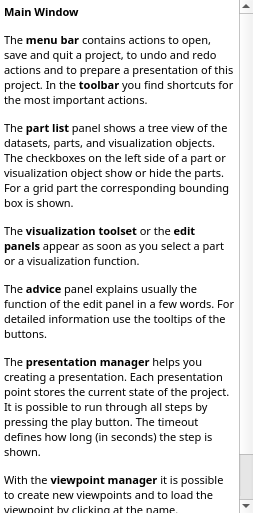
<ui version="4.0" >
 <class>MainWindowHelpBase</class>
 <widget class="QWidget" name="MainWindowHelpBase" >
  <property name="geometry" >
   <rect>
    <x>0</x>
    <y>0</y>
    <width>253</width>
    <height>513</height>
   </rect>
  </property>
  <property name="sizePolicy" >
   <sizepolicy vsizetype="Expanding" hsizetype="Preferred" >
    <horstretch>0</horstretch>
    <verstretch>0</verstretch>
   </sizepolicy>
  </property>
  <property name="baseSize" >
   <size>
    <width>200</width>
    <height>500</height>
   </size>
  </property>
  <property name="font" >
   <font>
    <family>Droid Sans</family>
    <pointsize>8</pointsize>
   </font>
  </property>
  <property name="windowTitle" >
   <string>Form2</string>
  </property>
  <layout class="QGridLayout" >
   <property name="margin" >
    <number>0</number>
   </property>
   <property name="spacing" >
    <number>0</number>
   </property>
   <item row="0" column="0" >
    <widget class="QTextBrowser" name="vrpTextBrowserInstruction" >
     <property name="sizePolicy" >
      <sizepolicy vsizetype="Expanding" hsizetype="Expanding" >
       <horstretch>0</horstretch>
       <verstretch>0</verstretch>
      </sizepolicy>
     </property>
     <property name="minimumSize" >
      <size>
       <width>0</width>
       <height>0</height>
      </size>
     </property>
     <property name="toolTip" >
      <string/>
     </property>
     <property name="frameShape" >
      <enum>QFrame::NoFrame</enum>
     </property>
     <property name="lineWidth" >
      <number>1</number>
     </property>
     <property name="autoFormatting" >
      <set>QTextEdit::AutoNone</set>
     </property>
     <property name="lineWrapMode" >
      <enum>QTextEdit::WidgetWidth</enum>
     </property>
     <property name="html" >
      <string>&lt;!DOCTYPE HTML PUBLIC "-//W3C//DTD HTML 4.0//EN" "http://www.w3.org/TR/REC-html40/strict.dtd">
&lt;html>&lt;head>&lt;meta name="qrichtext" content="1" />&lt;style type="text/css">
p, li { white-space: pre-wrap; }
&lt;/style>&lt;/head>&lt;body style=" font-family:'Droid Sans'; font-size:8pt; font-weight:400; font-style:normal;">
&lt;p style=" margin-top:0px; margin-bottom:0px; margin-left:0px; margin-right:0px; -qt-block-indent:0; text-indent:0px;">&lt;span style=" font-weight:600;">Main Window&lt;/span> &lt;/p>
&lt;p style=" margin-top:12px; margin-bottom:12px; margin-left:0px; margin-right:0px; -qt-block-indent:0; text-indent:0px;">The &lt;span style=" font-weight:600;">menu bar&lt;/span> contains actions to open, save and quit a project, to undo and redo actions and to prepare a presentation of this project. In the &lt;span style=" font-weight:600;">toolbar&lt;/span> you find shortcuts for the most important actions. &lt;/p>
&lt;p style=" margin-top:12px; margin-bottom:12px; margin-left:0px; margin-right:0px; -qt-block-indent:0; text-indent:0px;">The &lt;span style=" font-weight:600;">part list&lt;/span> panel shows a tree view of the datasets, parts, and visualization objects. The checkboxes on the left side of a part or visualization object show or hide the parts. For a grid part the corresponding bounding box is shown. &lt;/p>
&lt;p style=" margin-top:12px; margin-bottom:12px; margin-left:0px; margin-right:0px; -qt-block-indent:0; text-indent:0px;">The &lt;span style=" font-weight:600;">visualization toolset&lt;/span> or the &lt;span style=" font-weight:600;">edit panels&lt;/span> appear as soon as you select a part or a visualization function. &lt;/p>
&lt;p style=" margin-top:12px; margin-bottom:12px; margin-left:0px; margin-right:0px; -qt-block-indent:0; text-indent:0px;">The &lt;span style=" font-weight:600;">advice&lt;/span> panel explains usually the function of the edit panel in a few words. For detailed information use the tooltips of the buttons. &lt;/p>
&lt;p style=" margin-top:12px; margin-bottom:12px; margin-left:0px; margin-right:0px; -qt-block-indent:0; text-indent:0px;">The &lt;span style=" font-weight:600;">presentation manager&lt;/span> helps you creating a presentation. Each presentation point stores the current state of the project. It is possible to run through all steps by pressing the play button. The timeout defines how long (in seconds) the step is shown. &lt;/p>
&lt;p style=" margin-top:12px; margin-bottom:12px; margin-left:0px; margin-right:0px; -qt-block-indent:0; text-indent:0px;">With the &lt;span style=" font-weight:600;">viewpoint manager&lt;/span> it is possible to create new viewpoints and to load the viewpoint by clicking at the name. &lt;/p>
&lt;p style=" margin-top:12px; margin-bottom:12px; margin-left:0px; margin-right:0px; -qt-block-indent:0; text-indent:0px;">This advice about the main window is visible only after you have created a new project. &lt;/p>&lt;/body>&lt;/html></string>
     </property>
     <property name="overwriteMode" >
      <bool>false</bool>
     </property>
     <property name="acceptRichText" >
      <bool>true</bool>
     </property>
     <property name="openLinks" >
      <bool>false</bool>
     </property>
     <property name="text" stdset="0" >
      <string/>
     </property>
    </widget>
   </item>
  </layout>
 </widget>
 <layoutdefault spacing="6" margin="11" />
 <pixmapfunction>qPixmapFromMimeSource</pixmapfunction>
 <resources/>
 <connections/>
</ui>
